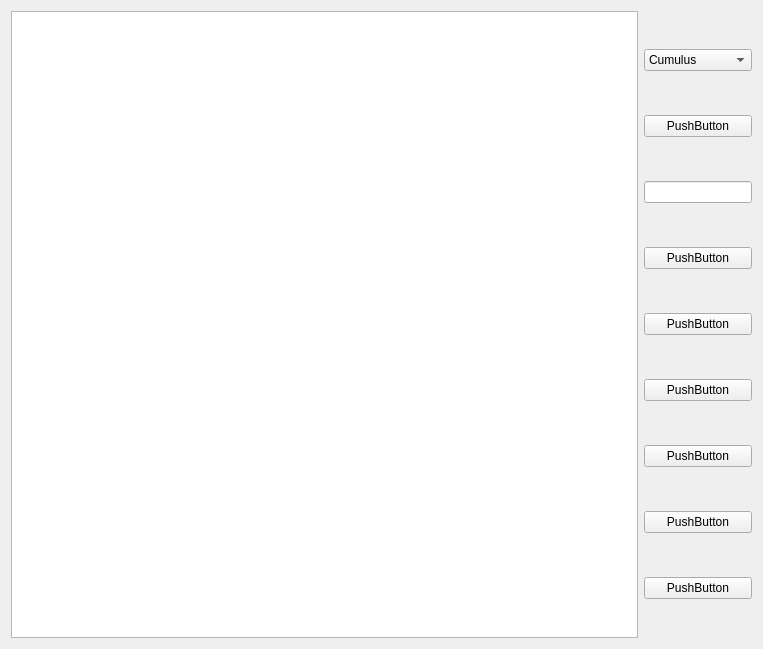
<?xml version="1.0" encoding="UTF-8"?>
<ui version="4.0">
 <class>Widget</class>
 <widget class="QWidget" name="Widget">
  <property name="geometry">
   <rect>
    <x>0</x>
    <y>0</y>
    <width>763</width>
    <height>649</height>
   </rect>
  </property>
  <property name="windowTitle">
   <string>Widget</string>
  </property>
  <layout class="QHBoxLayout" name="horizontalLayout_2">
   <item>
    <layout class="QHBoxLayout" name="horizontalLayout">
     <item>
      <widget class="graphic" name="canvas"/>
     </item>
     <item>
      <layout class="QVBoxLayout" name="verticalLayout">
       <item>
        <widget class="QComboBox" name="shapes">
         <item>
          <property name="text">
           <string>Cumulus</string>
          </property>
         </item>
         <item>
          <property name="text">
           <string>Hillrest</string>
          </property>
         </item>
         <item>
          <property name="text">
           <string>Valley</string>
          </property>
         </item>
         <item>
          <property name="text">
           <string>Ridge</string>
          </property>
         </item>
        </widget>
       </item>
       <item>
        <widget class="QPushButton" name="generateShape">
         <property name="text">
          <string>PushButton</string>
         </property>
        </widget>
       </item>
       <item>
        <widget class="QLineEdit" name="pointNum">
         <property name="sizePolicy">
          <sizepolicy hsizetype="Fixed" vsizetype="Fixed">
           <horstretch>0</horstretch>
           <verstretch>0</verstretch>
          </sizepolicy>
         </property>
        </widget>
       </item>
       <item>
        <widget class="QPushButton" name="getSlope">
         <property name="text">
          <string>PushButton</string>
         </property>
        </widget>
       </item>
       <item>
        <widget class="QPushButton" name="getExposition">
         <property name="text">
          <string>PushButton</string>
         </property>
        </widget>
       </item>
       <item>
        <widget class="QPushButton" name="openfile">
         <property name="text">
          <string>PushButton</string>
         </property>
        </widget>
       </item>
       <item>
        <widget class="QPushButton" name="createcontour">
         <property name="text">
          <string>PushButton</string>
         </property>
        </widget>
       </item>
       <item>
        <widget class="QPushButton" name="cutbymask">
         <property name="text">
          <string>PushButton</string>
         </property>
        </widget>
       </item>
       <item>
        <widget class="QPushButton" name="dmt">
         <property name="text">
          <string>PushButton</string>
         </property>
        </widget>
       </item>
      </layout>
     </item>
    </layout>
   </item>
  </layout>
 </widget>
 <layoutdefault spacing="6" margin="11"/>
 <customwidgets>
  <customwidget>
   <class>graphic</class>
   <extends>QGraphicsView</extends>
   <header>graphic.h</header>
  </customwidget>
 </customwidgets>
 <resources/>
 <connections/>
</ui>
